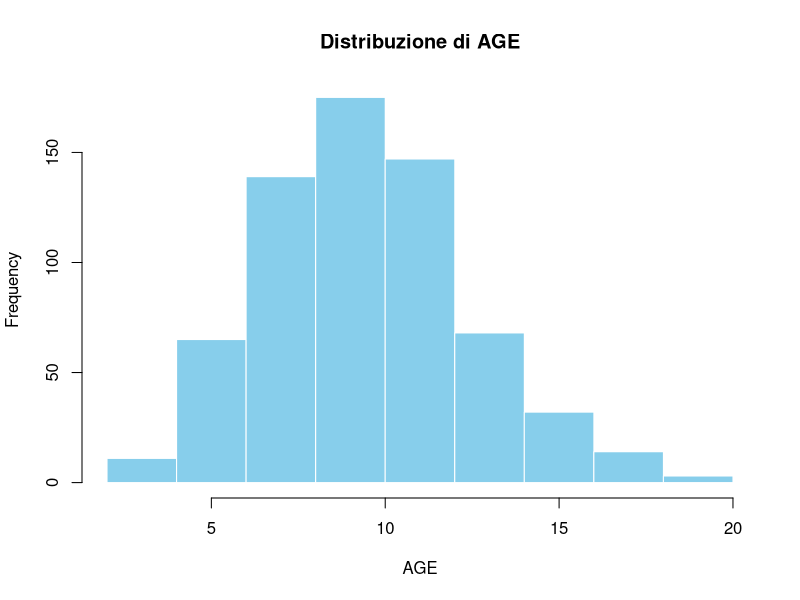
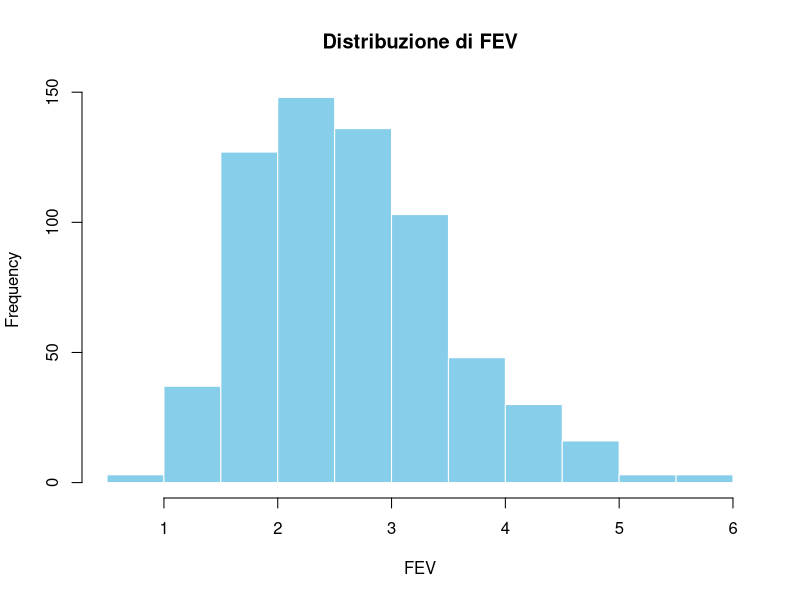
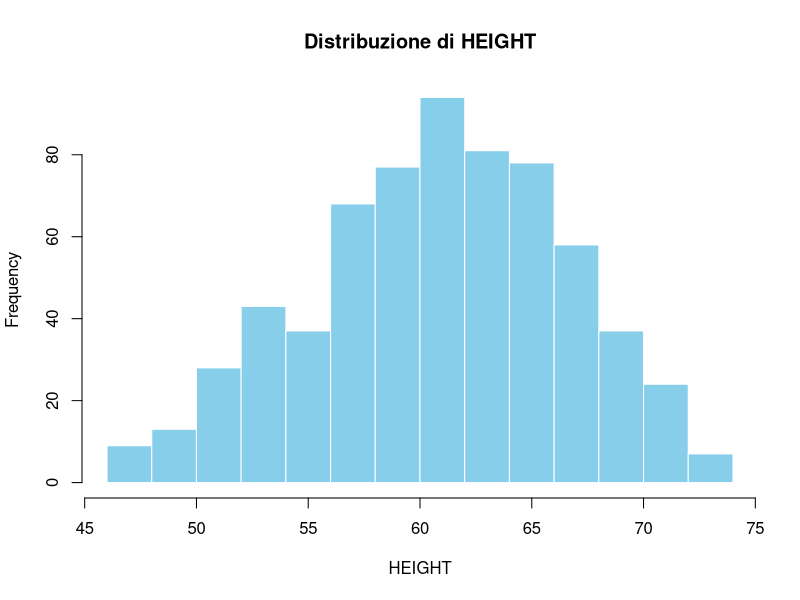
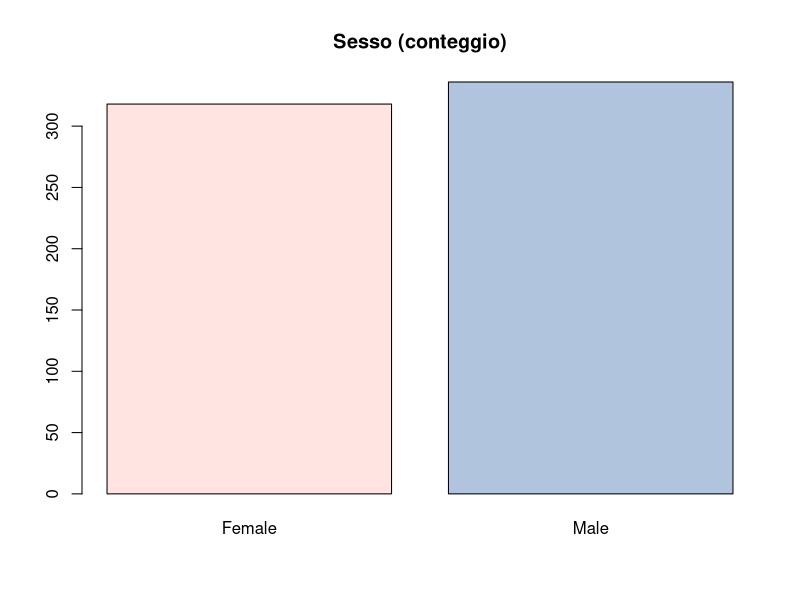
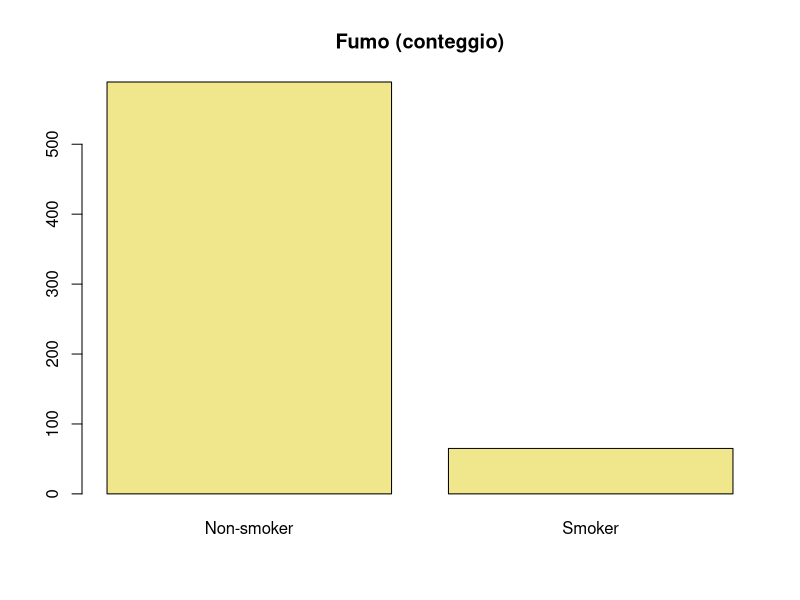
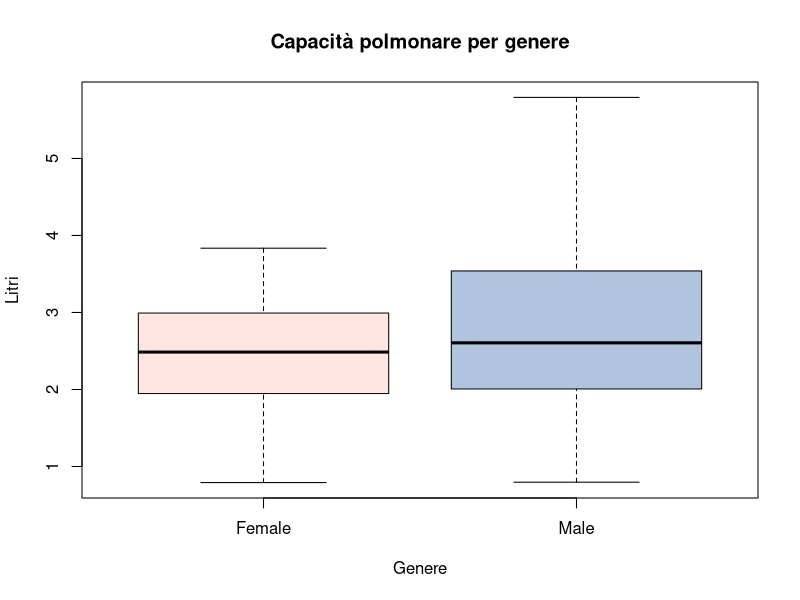
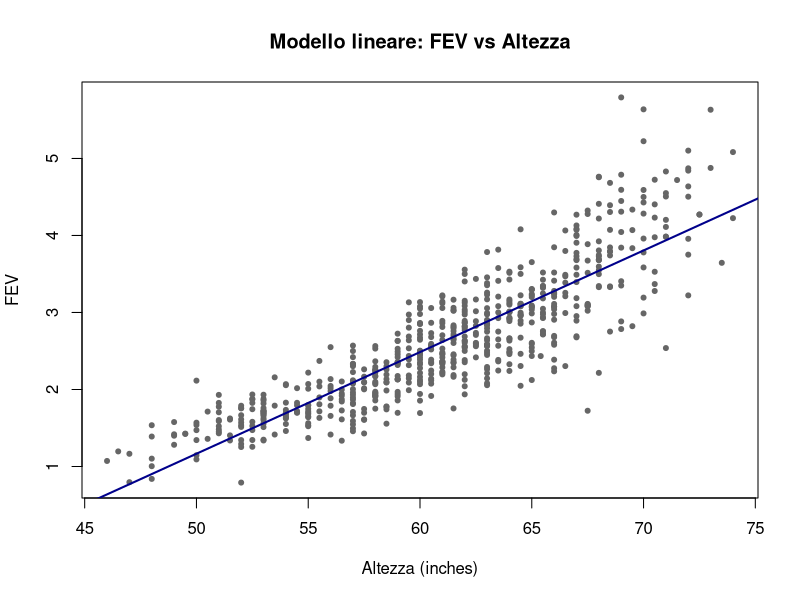
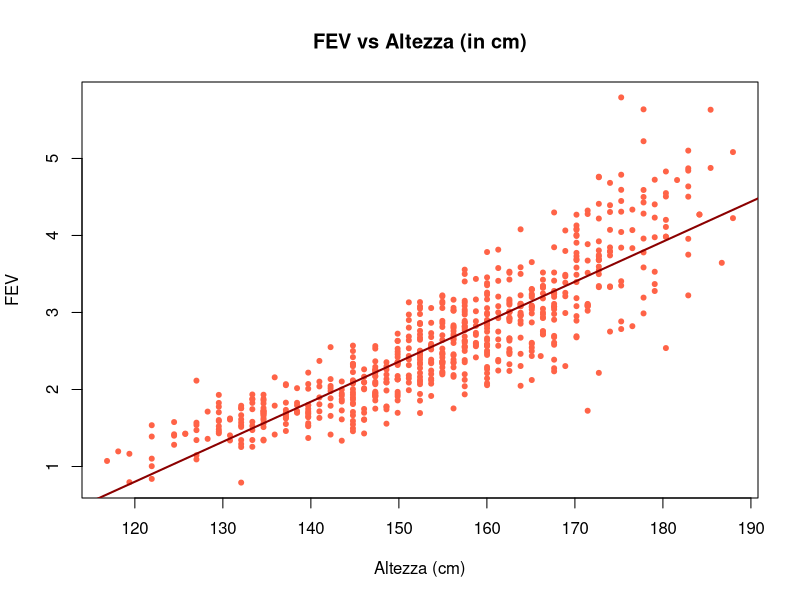

These charts were generated, in order, by the following R code:
#' ---
#' title: "Homework 2 - Data Analytics"
#' author: "Ivan Santagati"
#' ---

# PUNTO 1: 
# Si svolga l’analisi univariata di ciascuna variabile, proponendo visualizzazioni dei dati adeguate.

# Importazione dati
dati_fev <- read.csv("fev.csv")

# Panoramica statistica
summary(dati_fev)

# Grafici per variabili continue
numerici <- c("AGE", "FEV", "HEIGHT")
for (var in numerici) {
  hist(dati_fev[[var]],
       main=paste("Distribuzione di", var),
       xlab=var, col="skyblue", border="white")
}

# Grafici per variabili categoriche
barplot(table(dati_fev$SEX), main="Sesso (conteggio)", col=c("mistyrose", "lightsteelblue"))
barplot(table(dati_fev$SMOKE), main="Fumo (conteggio)", col="khaki")

# PUNTO 2: 
# Si usi uno strumento grafico per evidenziare le eventuali differenze nella capacità polmonare per i maschi e le femmine.

boxplot(FEV ~ SEX, data=dati_fev,
        main="Capacità polmonare per genere",
        col=c("mistyrose", "lightsteelblue"),
        ylab="Litri", xlab="Genere")

# PUNTO 3: 
# Si conduca una analisi di regressione per prevedere la capacità polmonare utlizzando come predittore la statura e si fornisca la rappresentazione grafica e gli indici per valutare la qualità di tale rappresentazione. Cosa succede se la statura viene trasformata in centimetri?

mod_lineare <- lm(FEV ~ HEIGHT, data=dati_fev)
summary(mod_lineare)

plot(dati_fev$HEIGHT, dati_fev$FEV,
     main="Modello lineare: FEV vs Altezza",
     xlab="Altezza (inches)", ylab="FEV",
     pch=20, col="grey40")
abline(mod_lineare, col="darkblue", lwd=2)

# PUNTO 4:
# Si calcolino i residui della regressione di cui al punto 3 e si produca un grafico con sull’asse orizzontale il valore della variabile dipendente e su quello verticale i residui. Si aggiunga al grafico due linee orizzontali in corrispondenza di più o meno la radice quadrata della varianza dei residui.

dati_fev$ALT_CM <- dati_fev$HEIGHT * 2.54
mod_cm <- lm(FEV ~ ALT_CM, data=dati_fev)
summary(mod_cm)

plot(dati_fev$ALT_CM, dati_fev$FEV,
     main="FEV vs Altezza (in cm)",
     xlab="Altezza (cm)", ylab="FEV",
     pch=20, col="tomato")
abline(mod_cm, col="darkred", lwd=2)

# PUNTO 5: 
# Si ipotizzi che la relazione fra le due variabili non sia lineare, ma lineare a tratti. Cioè si immagini che vi sia una relazione lineare per le stature fino a 63 pollici e un’altra per le stature oltre 63. Si svolga l’analisi e si rappresenti questa su un grafico.

residui <- residuals(mod_lineare)
sigma <- sd(residui)

plot(dati_fev$FEV, residui,
     main="Analisi dei residui",
     xlab="Valore osservato (FEV)",
     ylab="Residui", pch=19, col="seagreen")
abline(h=0, lty=2)
abline(h=sigma, col="red", lty=3)
abline(h=-sigma, col="red", lty=3)

# PUNTO 6: 
# Si valuti la qualità della regressione a tratti con un opportuno misura in cui la qualità dipende dalla distanza del valore osservato da quello previsto al quadrato. Si confronti con quanto ottenuto al punto 3 e si commenti.

parte1 <- subset(dati_fev, HEIGHT <= 63)
parte2 <- subset(dati_fev, HEIGHT > 63)

mod1 <- lm(FEV ~ HEIGHT, data=parte1)
mod2 <- lm(FEV ~ HEIGHT, data=parte2)

plot(dati_fev$HEIGHT, dati_fev$FEV,
     main="Segmentazione lineare (altezza 63)",
     xlab="Altezza", ylab="FEV",
     col="grey70", pch=16)

abline(mod1, col="navy", lwd=2)
abline(mod2, col="forestgreen", lwd=2)

# MSE
pred1 <- predict(mod1, newdata=parte1)
pred2 <- predict(mod2, newdata=parte2)
mse_tratti <- mean(c((parte1$FEV - pred1)^2, (parte2$FEV - pred2)^2))
mse_tratti

# PUNTO 7: 
# Si svolga una analisi come al punto 5 ma imponendo che fra la seconda retta di regressione (quella per i soggetti più alti) e la prima (per i soggetti bassi non vi sia discontinuità). Ovvero la retta di regressione fino a 63 ha in quel punto lo stesso valore della retta che parte da 63 in poi. Anche in questo caso si misuri la qualità della analisi e si confronti.

dati_fev$diff63 <- ifelse(dati_fev$HEIGHT > 63, dati_fev$HEIGHT - 63, 0)
mod_cont <- lm(FEV ~ HEIGHT + diff63, data=dati_fev)

summary(mod_cont)

# Predizione e grafico
df_sorted <- dati_fev[order(dati_fev$HEIGHT), ]
pred_c <- predict(mod_cont, newdata=df_sorted)

plot(dati_fev$HEIGHT, dati_fev$FEV,
     main="Segmentazione continua a 63",
     xlab="Altezza", ylab="FEV",
     pch=16, col="gray60")
lines(df_sorted$HEIGHT, pred_c, col="orange", lwd=2)

# MSE
mse_cont <- mean((df_sorted$FEV - pred_c)^2)
mse_cont

